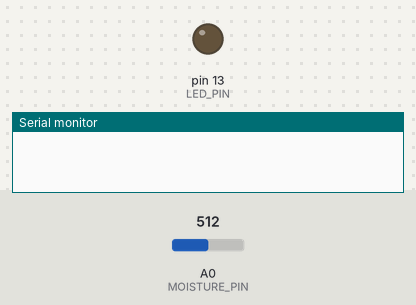
The sketch below on a simulated Arduino Uno, built with avr-gcc and run on an emulated ATmega328P. Parts: output pins drawn as LEDs (lit = HIGH), the last lines printed to the serial monitor. Dashed ring = blinking. The inputs (shaded band) are chosen by the test bench; at power-on: A0 (MOISTURE_PIN) = 512.

Above: at 1.8 s.
1.9 s: A0 (MOISTURE_PIN) set to 313
3.4 s: A0 (MOISTURE_PIN) set to 283
At 4.1 s:
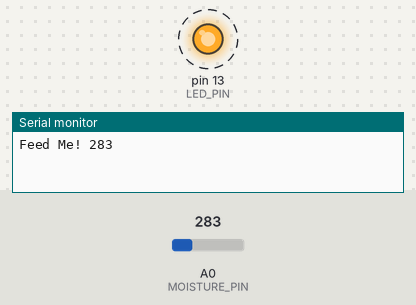
Timing chart, 0 to 12.9 s (numbered marks = the images above; inputs shaded):
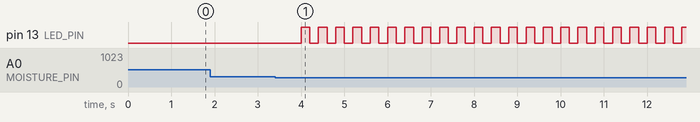

The sketch:

plantTalk.ino
```cpp
#define LED_PIN 13
#define MOISTURE_PIN A0
int moistureThreshold = 300;

void setup() {
  Serial.begin(9600);
  pinMode(LED_PIN, OUTPUT);
}

void loop() {
  int moisture = analogRead(MOISTURE_PIN);
  if (moisture <= moistureThreshold) {
    Serial.println("Feed Me! " + String(moisture));
    for (int i = 0; i < 3; i++) {
      digitalWrite(LED_PIN, HIGH);
      delay(200);
      digitalWrite(LED_PIN, LOW);
      delay(200);
    }
  } else {
    digitalWrite(LED_PIN, LOW);
    delay(1000);
  }
}
```

Measured:
- the behaviour switches between 301 and 300 on A0 (MOISTURE_PIN) (found by bisection; images 0 and 1)
- after the input at 1.9 s, every drawn part: stays the same
- after the input at 3.4 s, pin 13 (LED_PIN): alternates HIGH for 0.20 s and LOW for 0.20 s, starting after 0.60 s
